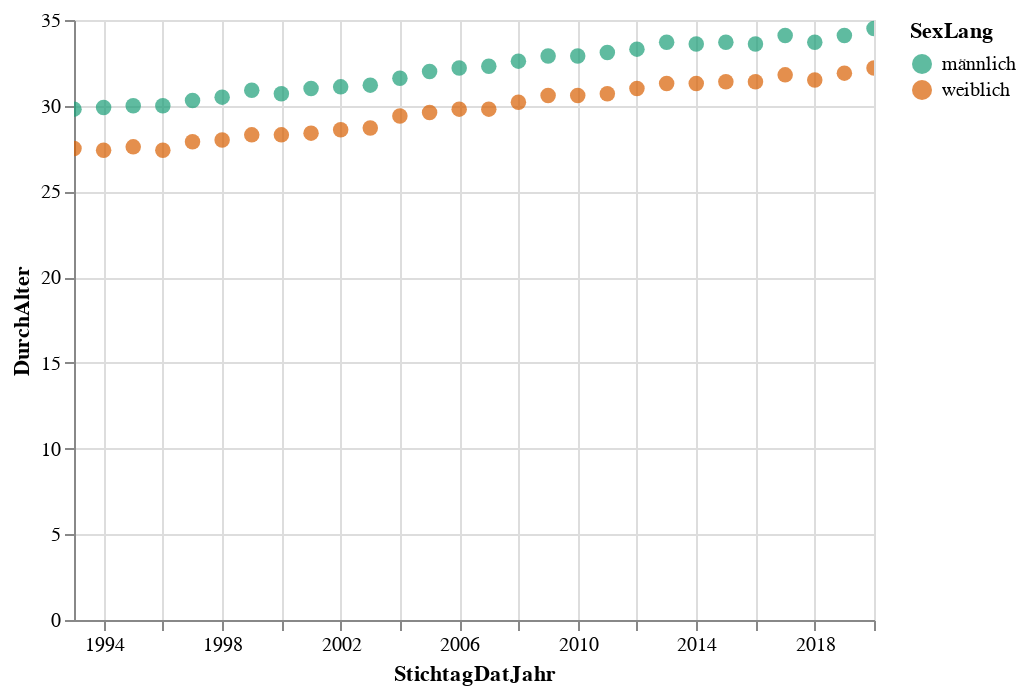

Here is the notebook cell this chart was saved with:
### Code cell
alt.Chart(data2betested).mark_circle(size=60).encode(
    x='StichtagDatJahr',
    y='DurchAlter',
    #color='AnzNat',
    #color=alt.Color('AnzNat', scale=alt.Scale(scheme='greens')),
    color=alt.Color('SexLang', scale=alt.Scale(scheme='dark2')),
    tooltip=['StichtagDatJahr','SexLang','DurchAlter']
).interactive() # this makes the axes interactive: now you can zoom & pan

### Figure 1 — Vega-Lite specification as saved in the notebook (floating-point values rounded to 4 significant figures)
{"config": {"view": {"continuousWidth": 400, "continuousHeight": 300}}, "data": {"name": "data-6f637f7f21ca0d3b0299f586c1a539d6"}, "mark": {"type": "circle", "size": 60}, "encoding": {"color": {"type": "nominal", "field": "SexLang", "scale": {"scheme": "dark2"}}, "tooltip": [{"type": "temporal", "field": "StichtagDatJahr"}, {"type": "nominal", "field": "SexLang"}, {"type": "quantitative", "field": "DurchAlter"}], "x": {"type": "temporal", "field": "StichtagDatJahr"}, "y": {"type": "quantitative", "field": "DurchAlter"}}, "selection": {"selector005": {"type": "interval", "bind": "scales", "encodings": ["x", "y"]}}, "$schema": "https://vega.github.io/schema/vega-lite/v4.8.1.json", "datasets": {"data-6f637f7f21ca0d3b0299f586c1a539d6": [{"StichtagDatJahr": "1993-01-01T00:00:00", "SexLang": "weiblich", "SexCd": 2, "DurchAlter": 27.5}, {"StichtagDatJahr": "1993-01-01T00:00:00", "SexLang": "männlich", "SexCd": 1, "DurchAlter": 29.8}, {"StichtagDatJahr": "1994-01-01T00:00:00", "SexLang": "weiblich", "SexCd": 2, "DurchAlter": 27.4}, {"StichtagDatJahr": "1994-01-01T00:00:00", "SexLang": "männlich", "SexCd": 1, "DurchAlter": 29.9}, {"StichtagDatJahr": "1995-01-01T00:00:00", "SexLang": "weiblich", "SexCd": 2, "DurchAlter": 27.6}, {"StichtagDatJahr": "1995-01-01T00:00:00", "SexLang": "männlich", "SexCd": 1, "DurchAlter": 30.0}, {"StichtagDatJahr": "1996-01-01T00:00:00", "SexLang": "weiblich", "SexCd": 2, "DurchAlter": 27.4}, {"StichtagDatJahr": "1996-01-01T00:00:00", "SexLang": "männlich", "SexCd": 1, "DurchAlter": 30.0}, {"StichtagDatJahr": "1997-01-01T00:00:00", "SexLang": "weiblich", "SexCd": 2, "DurchAlter": 27.9}, {"StichtagDatJahr": "1997-01-01T00:00:00", "SexLang": "männlich", "SexCd": 1, "DurchAlter": 30.3}, {"StichtagDatJahr": "1998-01-01T00:00:00", "SexLang": "weiblich", "SexCd": 2, "DurchAlter": 28.0}, {"StichtagDatJahr": "1998-01-01T00:00:00", "SexLang": "männlich", "SexCd": 1, "DurchAlter": 30.5}, {"StichtagDatJahr": "1999-01-01T00:00:00", "SexLang": "weiblich", "SexCd": 2, "DurchAlter": 28.3}, {"StichtagDatJahr": "1999-01-01T00:00:00", "SexLang": "männlich", "SexCd": 1, "DurchAlter": 30.9}, {"StichtagDatJahr": "2000-01-01T00:00:00", "SexLang": "weiblich", "SexCd": 2, "DurchAlter": 28.3}, {"StichtagDatJahr": "2000-01-01T00:00:00", "SexLang": "männlich", "SexCd": 1, "DurchAlter": 30.7}, {"StichtagDatJahr": "2001-01-01T00:00:00", "SexLang": "weiblich", "SexCd": 2, "DurchAlter": 28.4}, {"StichtagDatJahr": "2001-01-01T00:00:00", "SexLang": "männlich", "SexCd": 1, "DurchAlter": 31.0}, {"StichtagDatJahr": "2002-01-01T00:00:00", "SexLang": "weiblich", "SexCd": 2, "DurchAlter": 28.6}, {"StichtagDatJahr": "2002-01-01T00:00:00", "SexLang": "männlich", "SexCd": 1, "DurchAlter": 31.1}, {"StichtagDatJahr": "2003-01-01T00:00:00", "SexLang": "weiblich", "SexCd": 2, "DurchAlter": 28.7}, {"StichtagDatJahr": "2003-01-01T00:00:00", "SexLang": "männlich", "SexCd": 1, "DurchAlter": 31.2}, {"StichtagDatJahr": "2004-01-01T00:00:00", "SexLang": "weiblich", "SexCd": 2, "DurchAlter": 29.4}, {"StichtagDatJahr": "2004-01-01T00:00:00", "SexLang": "männlich", "SexCd": 1, "DurchAlter": 31.6}, {"StichtagDatJahr": "2005-01-01T00:00:00", "SexLang": "weiblich", "SexCd": 2, "DurchAlter": 29.6}, {"StichtagDatJahr": "2005-01-01T00:00:00", "SexLang": "männlich", "SexCd": 1, "DurchAlter": 32.0}, {"StichtagDatJahr": "2006-01-01T00:00:00", "SexLang": "weiblich", "SexCd": 2, "DurchAlter": 29.8}, {"StichtagDatJahr": "2006-01-01T00:00:00", "SexLang": "männlich", "SexCd": 1, "DurchAlter": 32.2}, {"StichtagDatJahr": "2007-01-01T00:00:00", "SexLang": "weiblich", "SexCd": 2, "DurchAlter": 29.8}, {"StichtagDatJahr": "2007-01-01T00:00:00", "SexLang": "männlich", "SexCd": 1, "DurchAlter": 32.3}, {"StichtagDatJahr": "2008-01-01T00:00:00", "SexLang": "weiblich", "SexCd": 2, "DurchAlter": 30.2}, {"StichtagDatJahr": "2008-01-01T00:00:00", "SexLang": "männlich", "SexCd": 1, "DurchAlter": 32.6}, {"StichtagDatJahr": "2009-01-01T00:00:00", "SexLang": "weiblich", "SexCd": 2, "DurchAlter": 30.6}, {"StichtagDatJahr": "2009-01-01T00:00:00", "SexLang": "männlich", "SexCd": 1, "DurchAlter": 32.9}, {"StichtagDatJahr": "2010-01-01T00:00:00", "SexLang": "weiblich", "SexCd": 2, "DurchAlter": 30.6}, {"StichtagDatJahr": "2010-01-01T00:00:00", "SexLang": "männlich", "SexCd": 1, "DurchAlter": 32.9}, {"StichtagDatJahr": "2011-01-01T00:00:00", "SexLang": "weiblich", "SexCd": 2, "DurchAlter": 30.7}, {"StichtagDatJahr": "2011-01-01T00:00:00", "SexLang": "männlich", "SexCd": 1, "DurchAlter": 33.1}, {"StichtagDatJahr": "2012-01-01T00:00:00", "SexLang": "weiblich", "SexCd": 2, "DurchAlter": 31.0}, {"StichtagDatJahr": "2012-01-01T00:00:00", "SexLang": "männlich", "SexCd": 1, "DurchAlter": 33.3}, {"StichtagDatJahr": "2013-01-01T00:00:00", "SexLang": "weiblich", "SexCd": 2, "DurchAlter": 31.3}, {"StichtagDatJahr": "2013-01-01T00:00:00", "SexLang": "männlich", "SexCd": 1, "DurchAlter": 33.7}, {"StichtagDatJahr": "2014-01-01T00:00:00", "SexLang": "weiblich", "SexCd": 2, "DurchAlter": 31.3}, {"StichtagDatJahr": "2014-01-01T00:00:00", "SexLang": "männlich", "SexCd": 1, "DurchAlter": 33.6}, {"StichtagDatJahr": "2015-01-01T00:00:00", "SexLang": "weiblich", "SexCd": 2, "DurchAlter": 31.4}, {"StichtagDatJahr": "2015-01-01T00:00:00", "SexLang": "männlich", "SexCd": 1, "DurchAlter": 33.7}, {"StichtagDatJahr": "2016-01-01T00:00:00", "SexLang": "weiblich", "SexCd": 2, "DurchAlter": 31.4}, {"StichtagDatJahr": "2016-01-01T00:00:00", "SexLang": "männlich", "SexCd": 1, "DurchAlter": 33.6}, {"StichtagDatJahr": "2017-01-01T00:00:00", "SexLang": "weiblich", "SexCd": 2, "DurchAlter": 31.8}, {"StichtagDatJahr": "2017-01-01T00:00:00", "SexLang": "männlich", "SexCd": 1, "DurchAlter": 34.1}, {"StichtagDatJahr": "2018-01-01T00:00:00", "SexLang": "weiblich", "SexCd": 2, "DurchAlter": 31.5}, {"StichtagDatJahr": "2018-01-01T00:00:00", "SexLang": "männlich", "SexCd": 1, "DurchAlter": 33.7}, {"StichtagDatJahr": "2019-01-01T00:00:00", "SexLang": "weiblich", "SexCd": 2, "DurchAlter": 31.9}, {"StichtagDatJahr": "2019-01-01T00:00:00", "SexLang": "männlich", "SexCd": 1, "DurchAlter": 34.1}, {"StichtagDatJahr": "2020-01-01T00:00:00", "SexLang": "weiblich", "SexCd": 2, "DurchAlter": 32.2}, {"StichtagDatJahr": "2020-01-01T00:00:00", "SexLang": "männlich", "SexCd": 1, "DurchAlter": 34.5}]}}
